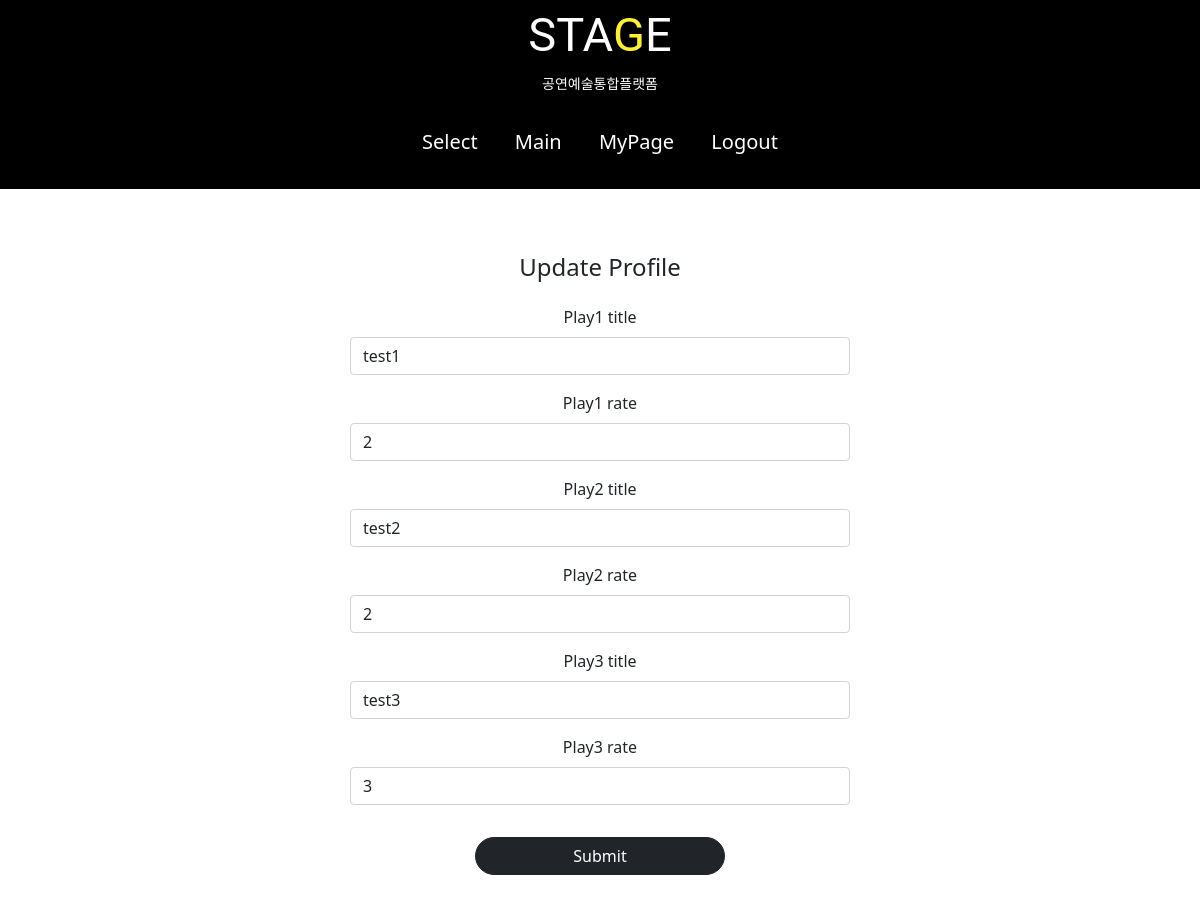
The app's page /profile/update/2 (signed in), older data.
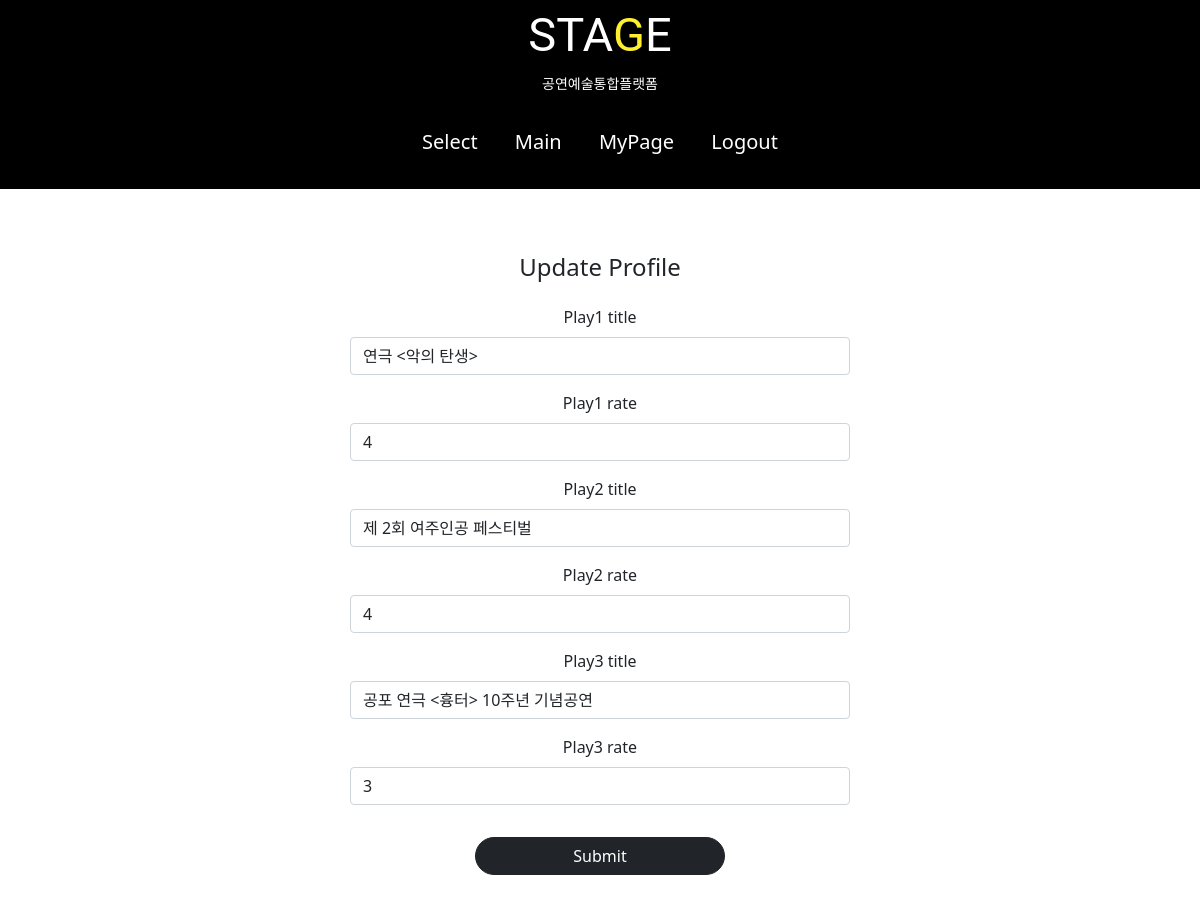
The same page, newer data.
### profileapp/models.py (models this page shows)
class Profile(models.Model):
    user = models.OneToOneField(User, on_delete=models.CASCADE, related_name='profile')
    play1_title = models.CharField(max_length=20,  null=True)
    play1_rate = models.IntegerField(max_length=1,null=True)
    play2_title = models.CharField(max_length=20,  null=True)
    play2_rate = models.IntegerField(max_length=1,null=True)
    play3_title = models.CharField(max_length=20,  null=True)
    play3_rate = models.IntegerField(max_length=1, null=True)

### profileapp/views.py (the view, shortened to what this page needs)
# urls.py: path('update/<int:pk>', ProfileUpdateView.as_view(), name='update'),
@method_decorator(profile_ownership_required,'get')
@method_decorator(profile_ownership_required,'post')
class ProfileUpdateView(UpdateView):
    model = Profile
    context_object_name = 'target_profile'
    form_class = ProfileCreationForm
    template_name = 'profileapp/update.html'

### profileapp/forms.py
class ProfileCreationForm(ModelForm):
    class Meta:
        model = Profile
        fields= ['play1_title','play1_rate','play2_title','play2_rate','play3_title','play3_rate']

### profileapp/templates/profileapp/update.html (shortened to what this page needs)
{% extends 'base.html' %}
{% load bootstrap4 %}
{% block content %}
    <div style="text-align:center;max-width: 500px; margin: 4rem auto">
        <div class="mb-4">
            <h4>Update Profile</h4>
        </div>
        <form action="{% url 'profileapp:update' pk=target_profile.pk%}" method="post", enctype="multipart/form-data">
            {% bootstrap_form form %}
            <input type="submit" class="btn btn-dark rounded-pill col-6 mt-3">
        </form>
    </div>
{% endblock %}

### templates/base.html (shortened to what this page needs)
<!DOCTYPE html>
<html lang="ko">
{% include 'head.html' %}
<body>
    {% include 'header.html' %}
    {% block content %}
    {% endblock %}
</body>
</html>

### templates/head.html (shortened to what this page needs)
{% load static %}
<head>
    <link href="https://cdn.jsdelivr.net/npm/bootstrap@5.0.2/dist/css/bootstrap.min.css" rel="stylesheet"
>
    <link rel="stylesheet" type="text/css" href="{% static 'base.css' %}">
</head>

### templates/header.html
<div class="v11_2">
    <div style="text-align:center;">
        <span class="v1_6">STA<span style="color:#FFEF31;">G</span>E</span>
        <br>
        <span class="v1_7">공연예술통합플랫폼</span>
    </div>
    <div style="text-align:center;padding:2rem;font-size:20px;">
        <a href="{% url 'selectpage:selectpage' %}" class="header_nav">
            Select
        </a>
        {% if user.is_authenticated %}
        <a href="{% url 'accountapp:mainpage' pk=user.pk%}"class="header_nav">
            Main
        </a>
        {% endif %}
        {% if not user.is_authenticated %}
        <a href="{% url 'accountapp:login' %}" class="header_nav">
            Login
        </a>
        <a href="{% url 'accountapp:create' %}"class="header_nav">
            Signup
        </a>
        {% else %}
        <a href="{% url 'accountapp:detail'  pk=user.pk %}"class="header_nav">
            <span>MyPage</span>
        </a>
        <a href="{% url 'accountapp:logout' %}" class="header_nav">
            <span>Logout</span>
        </a>
        {% endif %}
    </div>
</div>

### static/base.css (style rules this page uses)
.v11_2 { width: 100%; background: black; background-repeat: no-repeat; background-position: center center; background-size: cover; opacity: 1; top: 0px; left: 0px; overflow: hidden; }
.v1_6 { width: 144px; color: white; top: 52px; left: 560px; font-family: Roboto; font-weight: Regular; font-size: 47px; opacity: 1; text-align: center; }
.v1_7 { width: 200px; color: rgba(255,255,255,1); top: 107px; left: 532px; font-family: Roboto; font-weight: Regular; font-size: 14px; opacity: 1; text-align: center; }
a { text-decoration: none; }
.header_nav { color:white; padding:1rem; text-decoration: none; }

Row changes from the older to the newer data that the page shows:
changed Profile: play1_title "test1" → "연극 <악의 탄생>"; play1_rate "2" → "4"; play2_title "test2" → "제 2회 여주인공 페스티벌"; play2_rate "2" → "4"; play3_title "test3" → "공포 연극 <흉터> 10주년 기념공연"
